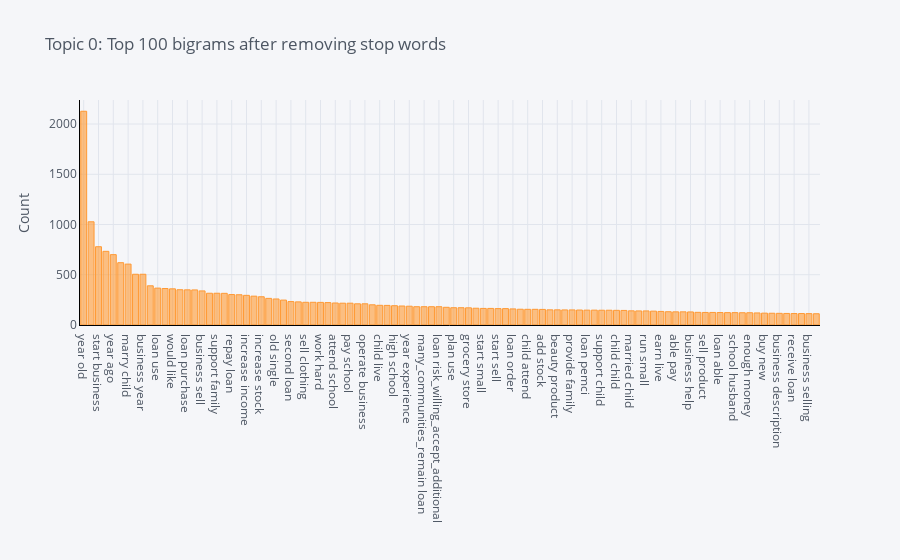

Notebook cell for this chart:
### Code cell
plot_model(lda, plot = 'bigram')

### Figure 1 — Plotly figure (JSON) as saved in the notebook; plotly's stock layout.template omitted (floating-point values rounded to 4 significant figures)
{"data": [{"marker": {"color": "rgba(255, 153, 51, 0.6)", "line": {"color": "rgba(255, 153, 51, 1.0)", "width": 1}}, "name": "count", "orientation": "v", "text": "", "type": "bar", "x": ["year old", "request loan", "start business", "expand business", "year ago", "loan buy", "marry child", "use loan", "business year", "school fee", "loan use", "mother child", "would like", "old child", "loan purchase", "child school", "business sell", "single mother", "support family", "old marry", "repay loan", "old married", "increase income", "small business", "increase stock", "business able", "old single", "hard work", "second loan", "run business", "sell clothing", "first loan", "work hard", "last year", "attend school", "primary school", "pay school", "need loan", "operate business", "sell clothe", "child live", "business grow", "high school", "hope business", "year experience", "risk_making loan", "many_communities_remain loan", "risk_willing_accept_additional risk_making", "loan risk_willing_accept_additional", "also sell", "plan use", "family need", "grocery store", "basic need", "start small", "old mother", "start sell", "operate small", "loan order", "therefore request", "child attend", "high demand", "add stock", "educate child", "beauty product", "disclaimer_due_recent_event many_communities_remain", "provide family", "loan help", "loan pemci", "use buy", "support child", "due lack", "child child", "secondary school", "married child", "go school", "run small", "husband work", "earn live", "customer need", "able pay", "loan invest", "business help", "husband child", "sell product", "loan expand", "loan able", "help business", "school husband", "give loan", "enough money", "loan usd", "buy new", "month ago", "business description", "business allow", "receive loan", "begin business", "business selling", "buy good"], "y": [2127, 1027, 779, 733, 700, 620, 606, 505, 505, 390, 367, 363, 360, 351, 350, 349, 339, 316, 316, 315, 303, 301, 295, 287, 281, 265, 259, 248, 233, 230, 226, 226, 225, 223, 219, 217, 217, 211, 211, 201, 196, 195, 192, 189, 187, 182, 182, 182, 182, 176, 172, 172, 171, 167, 165, 165, 163, 163, 160, 157, 156, 156, 155, 151, 151, 150, 150, 149, 148, 148, 147, 147, 146, 145, 141, 140, 140, 138, 135, 132, 131, 131, 130, 126, 125, 125, 124, 123, 123, 122, 122, 120, 118, 117, 116, 115, 114, 114, 113, 112]}], "layout": {"autosize": true, "legend": {"bgcolor": "#F5F6F9", "font": {"color": "#4D5663"}}, "paper_bgcolor": "#F5F6F9", "plot_bgcolor": "#F5F6F9", "title": {"font": {"color": "#4D5663"}, "text": "Topic 0: Top 100 bigrams after removing stop words"}, "xaxis": {"autorange": true, "gridcolor": "#E1E5ED", "linecolor": "black", "range": [-0.5, 99.5], "showgrid": true, "tickfont": {"color": "#4D5663"}, "title": {"font": {"color": "#4D5663"}, "text": ""}, "type": "category", "zerolinecolor": "#E1E5ED"}, "yaxis": {"autorange": true, "gridcolor": "#E1E5ED", "linecolor": "black", "range": [0, 2239.0], "showgrid": true, "tickfont": {"color": "#4D5663"}, "title": {"font": {"color": "#4D5663"}, "text": "Count"}, "type": "linear", "zerolinecolor": "#E1E5ED"}}}
